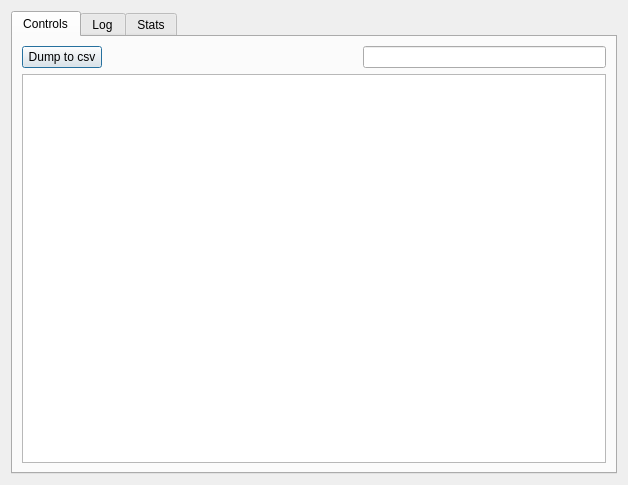
<?xml version="1.0" encoding="UTF-8"?>
<ui version="4.0">
 <class>DlgDeveloperTools</class>
 <widget class="QDialog" name="DlgDeveloperTools">
  <property name="geometry">
   <rect>
    <x>0</x>
    <y>0</y>
    <width>628</width>
    <height>485</height>
   </rect>
  </property>
  <property name="windowTitle">
   <string>Developer Tools</string>
  </property>
  <layout class="QVBoxLayout" name="verticalLayout">
   <item>
    <widget class="QTabWidget" name="toolTabWidget">
     <property name="currentIndex">
      <number>0</number>
     </property>
     <widget class="QWidget" name="controlsTab">
      <attribute name="title">
       <string>Controls</string>
      </attribute>
      <layout class="QGridLayout" name="gridLayout">
       <item row="0" column="4">
        <widget class="WSearchLineEdit" name="controlSearch"/>
       </item>
       <item row="0" column="3">
        <spacer name="horizontalSpacer">
         <property name="orientation">
          <enum>Qt::Horizontal</enum>
         </property>
         <property name="sizeHint" stdset="0">
          <size>
           <width>40</width>
           <height>20</height>
          </size>
         </property>
        </spacer>
       </item>
       <item row="0" column="1">
        <widget class="QPushButton" name="controlDump">
         <property name="toolTip">
          <string>Dumps all ControlObject values to a csv-file saved in the settings path (e.g. ~/.mixxx)</string>
         </property>
         <property name="text">
          <string>Dump to csv</string>
         </property>
        </widget>
       </item>
       <item row="1" column="1" colspan="4">
        <widget class="QTableView" name="controlsTable">
         <property name="editTriggers">
          <set>QAbstractItemView::AnyKeyPressed|QAbstractItemView::DoubleClicked|QAbstractItemView::EditKeyPressed|QAbstractItemView::SelectedClicked</set>
         </property>
         <property name="alternatingRowColors">
          <bool>true</bool>
         </property>
         <property name="selectionBehavior">
          <enum>QAbstractItemView::SelectItems</enum>
         </property>
         <property name="tabKeyNavigation">
          <bool>false</bool>
         </property>
         <property name="verticalScrollMode">
          <enum>QAbstractItemView::ScrollPerPixel</enum>
         </property>
         <property name="sortingEnabled">
          <bool>true</bool>
         </property>
         <property name="wordWrap">
          <bool>false</bool>
         </property>
         <property name="cornerButtonEnabled">
          <bool>false</bool>
         </property>
         <attribute name="verticalHeaderVisible">
          <bool>false</bool>
         </attribute>
        </widget>
       </item>
      </layout>
     </widget>
     <widget class="QWidget" name="logTab">
      <attribute name="title">
       <string>Log</string>
      </attribute>
      <layout class="QGridLayout" name="gridLayout_2">
       <item row="0" column="2">
        <widget class="QLineEdit" name="logSearch"/>
       </item>
       <item row="0" column="3">
        <widget class="QPushButton" name="logSearchButton">
         <property name="text">
          <string>Search</string>
         </property>
        </widget>
       </item>
       <item row="0" column="1">
        <spacer name="horizontalSpacer_2">
         <property name="orientation">
          <enum>Qt::Horizontal</enum>
         </property>
         <property name="sizeHint" stdset="0">
          <size>
           <width>40</width>
           <height>20</height>
          </size>
         </property>
        </spacer>
       </item>
       <item row="1" column="1" colspan="3">
        <widget class="QTextEdit" name="logTextView">
         <property name="readOnly">
          <bool>true</bool>
         </property>
         <property name="html">
          <string notr="true">&lt;!DOCTYPE HTML PUBLIC &quot;-//W3C//DTD HTML 4.0//EN&quot; &quot;http://www.w3.org/TR/REC-html40/strict.dtd&quot;&gt;
&lt;html&gt;&lt;head&gt;&lt;meta name=&quot;qrichtext&quot; content=&quot;1&quot; /&gt;&lt;style type=&quot;text/css&quot;&gt;
p, li { white-space: pre-wrap; }
&lt;/style&gt;&lt;/head&gt;&lt;body style=&quot; font-family:'Helvetica Neue'; font-size:10pt; font-weight:400; font-style:normal;&quot;&gt;
&lt;p style=&quot;-qt-paragraph-type:empty; margin-top:0px; margin-bottom:0px; margin-left:0px; margin-right:0px; -qt-block-indent:0; text-indent:0px; font-family:'Helvetica Neue'; font-size:13pt;&quot;&gt;&lt;br /&gt;&lt;/p&gt;&lt;/body&gt;&lt;/html&gt;</string>
         </property>
         <property name="overwriteMode">
          <bool>true</bool>
         </property>
         <property name="acceptRichText">
          <bool>false</bool>
         </property>
        </widget>
       </item>
      </layout>
     </widget>
     <widget class="QWidget" name="statsTab">
      <attribute name="title">
       <string>Stats</string>
      </attribute>
      <layout class="QVBoxLayout" name="verticalLayout_4">
       <item>
        <widget class="QTableView" name="statsTable">
         <property name="editTriggers">
          <set>QAbstractItemView::AnyKeyPressed|QAbstractItemView::DoubleClicked|QAbstractItemView::EditKeyPressed</set>
         </property>
         <property name="alternatingRowColors">
          <bool>true</bool>
         </property>
         <property name="selectionBehavior">
          <enum>QAbstractItemView::SelectRows</enum>
         </property>
         <property name="verticalScrollMode">
          <enum>QAbstractItemView::ScrollPerPixel</enum>
         </property>
         <property name="sortingEnabled">
          <bool>true</bool>
         </property>
         <attribute name="verticalHeaderVisible">
          <bool>false</bool>
         </attribute>
        </widget>
       </item>
      </layout>
     </widget>
    </widget>
   </item>
  </layout>
 </widget>
 <customwidgets>
  <customwidget>
   <class>WSearchLineEdit</class>
   <extends>QLineEdit</extends>
   <header>widget/wsearchlineedit.h</header>
  </customwidget>
 </customwidgets>
 <resources/>
 <connections/>
</ui>
